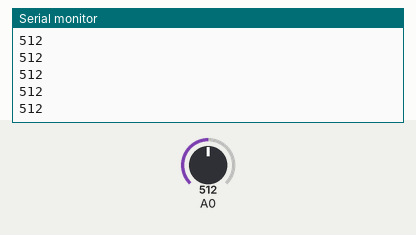
Simulated run of this sketch. Board: Arduino Uno, built with avr-gcc and run on an emulated ATmega328P. On the bench: the last lines printed to the serial monitor. The inputs (shaded band) are chosen by the test bench; at power-on: A0 = 512.

Above: at 1.2 s.
1.3 s: A0 set to 716
At 2.2 s:
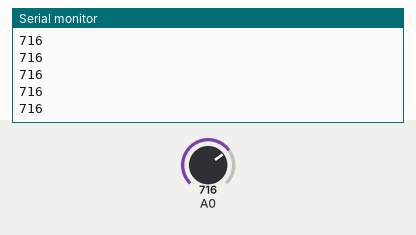
2.8 s: A0 set to 900
At 3.6 s:
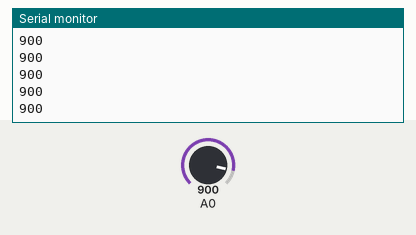
Timing chart, 0 to 5.8 s (numbered marks = the images above; inputs shaded):
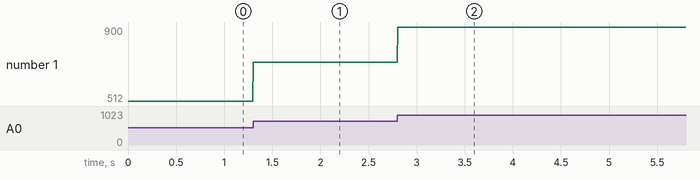

The sketch:

serpentine.ino
```cpp
void setup() {
  Serial.begin(9600); // Initialize Serial communication
}

void loop() {
  int sensorValue = analogRead(A0); // Read analog input from A0
  Serial.println(sensorValue);     // Print the sensor value to the Serial Monitor
  delay(5);                    // 100 works
}
```

Measured:
- after the input at 1.3 s, the serial monitor: prints a new line at once (image 1)
- after the input at 2.8 s, the serial monitor: prints a new line at once (image 2)
- plotted number 1: 512 → 716 after the input at 1.3 s, 716 → 900 after the input at 2.8 s
